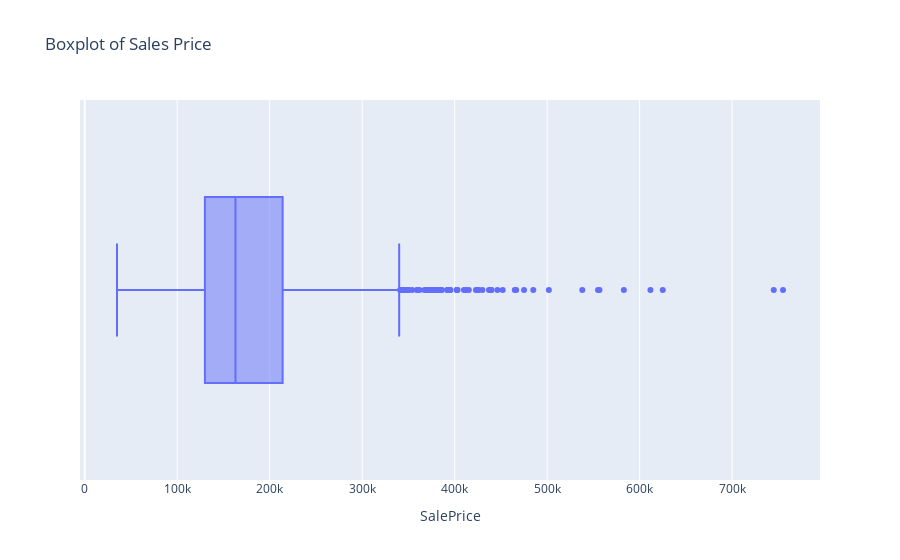

Notebook code for this chart:
### Code cell
# outliers  of sales price with plotly
fig = px.box(df, x="SalePrice", title="Boxplot of Sales Price")
fig.show()

### Figure 1 — Plotly figure (JSON) as saved in the notebook; plotly's stock layout.template omitted (floating-point values rounded to 4 significant figures; data arrays with more than 128 entries replaced by an {"elided": "..."} marker saying what was removed)
{"data": [{"alignmentgroup": "True", "hovertemplate": "SalePrice=%{x}<extra></extra>", "legendgroup": "", "marker": {"color": "#636efa"}, "name": "", "notched": false, "offsetgroup": "", "orientation": "h", "showlegend": false, "type": "box", "x": {"elided": "1460 int values"}, "x0": " ", "xaxis": "x", "y0": " ", "yaxis": "y"}], "layout": {"autosize": true, "boxmode": "group", "legend": {"tracegroupgap": 0}, "title": {"text": "Boxplot of Sales Price"}, "xaxis": {"anchor": "y", "autorange": true, "domain": [0, 1], "range": [-5106.0, 795000.0], "title": {"text": "SalePrice"}, "type": "linear"}, "yaxis": {"anchor": "x", "autorange": true, "domain": [0, 1], "range": [-0.5, 0.5], "type": "category"}}}
